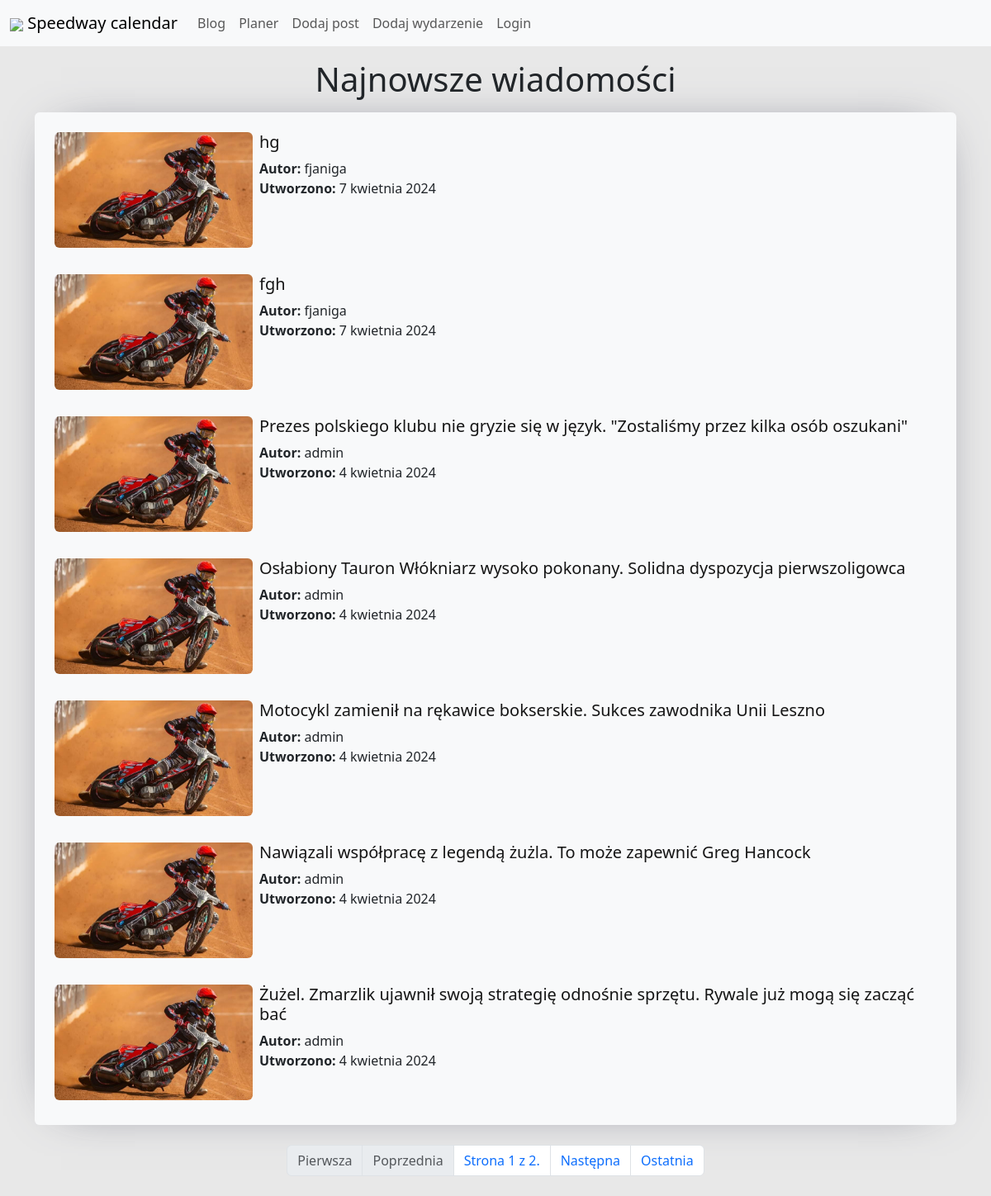
The app's page /, older data.
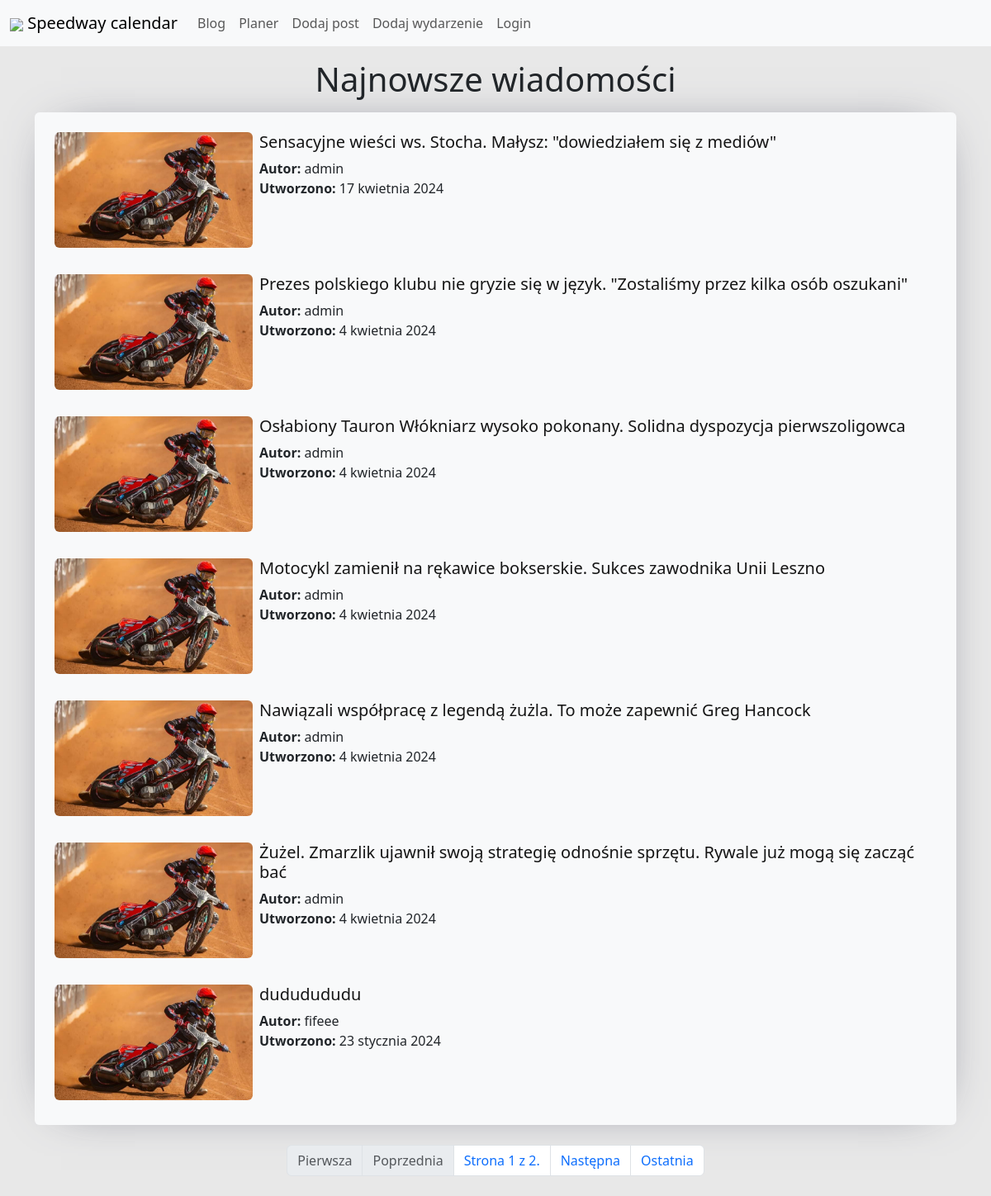
The same page, newer data.
### blog/models.py (models this page shows, shortened)
class Post(models.Model):
    title = models.CharField(max_length=255)
    author = models.ForeignKey(User, on_delete=models.CASCADE)
    slug = models.SlugField(null=True)
    body = models.TextField()
    image = models.ImageField(null=True, blank=True, upload_to="images/")
    created_at = models.DateTimeField(auto_now_add=True)
    updated_at = models.DateTimeField(auto_now=True)
    class Meta:
        ordering = ['-id']

### blog/views.py (the view)
# urls.py: path('', HomeView.as_view(), name='blog_home'),
class HomeView(ListView):
    model = Post
    template_name = 'blog/home.html'
    paginate_by = 7
    login_url = reverse_lazy('login')

### blog/templates/blog/home.html (shortened to what this page needs)
{% extends 'base.html' %}
{% load static %}
{% load markdown_extras %}
{% block content %}
    <h1 class="d-flex justify-content-center my-3">Najnowsze wiadomości</h1>
    <ul class="list-group">
        {% for post in post_list %}
            <li class="list-group-item mx-0 px-4 pt-4">
                 <div class="d-flex justify-content-start">
                 {% if post.image %}
                 <img src="{{ post.image.url }}" class=" rounded" alt="speedy gonzales" width="240" height="140">
                 {% else %}
                 <img src="{% static 'speed.jpeg' %}" class="rounded" alt="speedy gonzales" width="240" height="140">
                 {% endif %}
                <div class="mx-2 mt-0 pt-0">
                    <h5><a href="{% url 'details' post.slug %}">{{ post.title }}</a></h5>
                    <b>Autor:</b> {{ post.author }}<br>
                    <b>Utworzono:</b> {{ post.created_at|date:"j E Y" }}<br>
                </div>
                </div>
            </li>
        {% endfor %}
    </ul>
    <nav aria-label="Page navigation example">
        <ul class="pagination justify-content-center m-4">
            {% if page_obj.has_previous %}
                <li class="page-item"><a class="page-link" href="?page=1">Pierwsza</a></li>
                <li class="page-item"><a class="page-link" href="?page={{ page_obj.previous_page_number }}">Poprzednia</a></li>
            {% else %}
                <li class="page-item disabled"><a class="page-link">Pierwsza</a></li>
                <li class="page-item disabled"><a class="page-link">Poprzednia</a></li>
            {% endif %}
            <li class="page-item">
                <a class="page-link"> Strona {{ page_obj.number }} z {{ page_obj.paginator.num_pages }}. </a>
            </li>
            {% if page_obj.has_next %}
                <li class="page-item"><a class="page-link" href="?page={{ page_obj.next_page_number }}">Następna</a></li>
                <li class="page-item"><a class="page-link" href="?page={{ page_obj.paginator.num_pages }}">Ostatnia</a></li>
            {% else %}
                <li class="page-item disabled"><a class="page-link">Następna</a></li>
                <li class="page-item disabled"><a class="page-link">Ostatnia</a></li>
            {% endif %}
        </ul>
    </nav>
{% endblock %}

Row changes from the older to the newer data that the page shows:
removed Post: title "hg", author "fjaniga", created_at "7 kwietnia 2024"
removed Post: title "fgh", author "fjaniga", created_at "7 kwietnia 2024"
added Post: title "Sensacyjne wieści ws. Stocha. Małysz: \"dowiedziałem się z mediów\"", author "admin", created_at "17 kwietnia 2024"
now on this page (row unchanged): Post: title "dududududu", author "fifeee", created_at "23 stycznia 2024"
